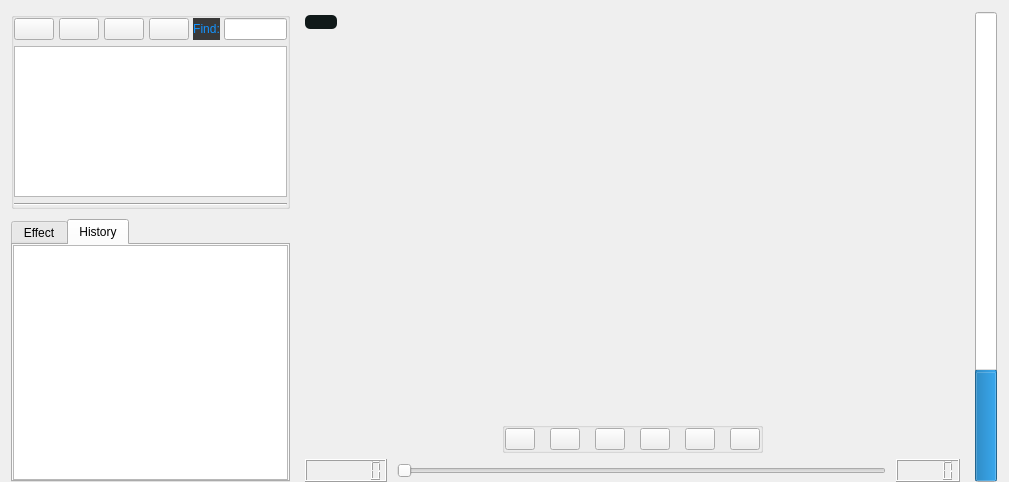
  <widget class="QWidget" name="centralWidget">
   <layout class="QHBoxLayout" name="horizontalLayout_8" stretch="2,5">
    <property name="spacing">
     <number>10</number>
    </property>
    <property name="topMargin">
     <number>12</number>
    </property>
    <property name="rightMargin">
     <number>12</number>
    </property>
    <property name="bottomMargin">
     <number>0</number>
    </property>
    <item>
     <widget class="QWidget" name="widget_4" native="true">
      <layout class="QVBoxLayout" name="verticalLayout_3">
       <property name="leftMargin">
        <number>0</number>
       </property>
       <property name="topMargin">
        <number>0</number>
       </property>
       <property name="rightMargin">
        <number>0</number>
       </property>
       <property name="bottomMargin">
        <number>0</number>
       </property>
       <item>
        <layout class="QVBoxLayout" name="verticalLayout_2" stretch="3,4">
         <property name="spacing">
          <number>10</number>
         </property>
         <item>
          <widget class="QWidget" name="widget" native="true">
           <property name="autoFillBackground">
            <bool>false</bool>
           </property>
           <layout class="QVBoxLayout" name="verticalLayout">
            <property name="spacing">
             <number>10</number>
            </property>
            <property name="leftMargin">
             <number>0</number>
            </property>
            <property name="topMargin">
             <number>0</number>
            </property>
            <property name="rightMargin">
             <number>0</number>
            </property>
            <property name="bottomMargin">
             <number>0</number>
            </property>
            <item>
             <widget class="QGroupBox" name="groupBox">
              <property name="title">
               <string/>
              </property>
              <property name="flat">
               <bool>false</bool>
              </property>
              <property name="checkable">
               <bool>false</bool>
              </property>
              <layout class="QVBoxLayout" name="verticalLayout_7">
               <property name="leftMargin">
                <number>0</number>
               </property>
               <property name="topMargin">
                <number>0</number>
               </property>
               <property name="rightMargin">
                <number>0</number>
               </property>
               <property name="bottomMargin">
                <number>0</number>
               </property>
               <item>
                <layout class="QVBoxLayout" name="verticalLayout_6">
                 <item>
                  <layout class="QHBoxLayout" name="horizontalLayout_5" stretch="3,1,3">
                   <property name="spacing">
                    <number>4</number>
                   </property>
                   <item>
                    <layout class="QHBoxLayout" name="horizontalLayout">
                     <property name="spacing">
                      <number>5</number>
                     </property>
                     <item>
                      <widget class="QPushButton" name="newButton">
                       <property name="sizePolicy">
                        <sizepolicy hsizetype="MinimumExpanding" vsizetype="Fixed">
                         <horstretch>0</horstretch>
                         <verstretch>0</verstretch>
                        </sizepolicy>
                       </property>
                       <property name="text">
                        <string/>
                       </property>
                       <property name="icon">
                        <iconset resource="../images.qrc">
                         <normaloff>:/icon/openFile.jpg</normaloff>:/icon/openFile.jpg</iconset>
                       </property>
                      </widget>
                     </item>
                     <item>
                      <widget class="QPushButton" name="saveButton">
                       <property name="sizePolicy">
                        <sizepolicy hsizetype="Fixed" vsizetype="Fixed">
                         <horstretch>1</horstretch>
                         <verstretch>0</verstretch>
                        </sizepolicy>
                       </property>
                       <property name="styleSheet">
                        <string notr="true"/>
                       </property>
                       <property name="text">
                        <string notr="true"/>
                       </property>
                       <property name="icon">
                        <iconset resource="../images.qrc">
                         <normaloff>:/icon/newFile.jpg</normaloff>:/icon/newFile.jpg</iconset>
                       </property>
                      </widget>
                     </item>
                     <item>
                      <widget class="QPushButton" name="openButton">
                       <property name="text">
                        <string/>
                       </property>
                       <property name="icon">
                        <iconset resource="../images.qrc">
                         <normaloff>:/icon/importFile.jpg</normaloff>:/icon/importFile.jpg</iconset>
                       </property>
                      </widget>
                     </item>
                     <item>
                      <widget class="QPushButton" name="deleteButton">
                       <property name="text">
                        <string/>
                       </property>
                       <property name="icon">
                        <iconset resource="../images.qrc">
                         <normaloff>:/icon/delete.jpg</normaloff>:/icon/delete.jpg</iconset>
                       </property>
                       <property name="iconSize">
                        <size>
                         <width>16</width>
                         <height>16</height>
                        </size>
                       </property>
                       <property name="default">
                        <bool>false</bool>
                       </property>
                      </widget>
                     </item>
                    </layout>
                   </item>
                   <item>
                    <widget class="QLabel" name="label">
                     <property name="styleSheet">
                      <string notr="true">QLabel
{
	background-color:rgb(57,57,57);
}
</string>
                     </property>
                     <property name="text">
                      <string>&lt;html&gt;&lt;head/&gt;&lt;body&gt;&lt;p&gt;&lt;span style=&quot; color:#1293ff;&quot;&gt;Find:&lt;/span&gt;&lt;/p&gt;&lt;/body&gt;&lt;/html&gt;</string>
                     </property>
                     <property name="textFormat">
                      <enum>Qt::AutoText</enum>
                     </property>
                     <property name="scaledContents">
                      <bool>false</bool>
                     </property>
                     <property name="alignment">
                      <set>Qt::AlignCenter</set>
                     </property>
                    </widget>
                   </item>
                   <item>
                    <widget class="QLineEdit" name="searchLine">
                     <property name="placeholderText">
                      <string/>
                     </property>
                     <property name="clearButtonEnabled">
                      <bool>false</bool>
                     </property>
                    </widget>
                   </item>
                  </layout>
                 </item>
                 <item>
                  <widget class="QTableView" name="tableView"/>
                 </item>
                </layout>
               </item>
               <item>
                <widget class="Line" name="line_6">
                 <property name="orientation">
                  <enum>Qt::Horizontal</enum>
                 </property>
                </widget>
               </item>
              </layout>
             </widget>
            </item>
           </layout>
          </widget>
         </item>
         <item>
          <widget class="QTabWidget" name="subTabWidget">
           <property name="tabShape">
            <enum>QTabWidget::Rounded</enum>
           </property>
           <property name="currentIndex">
            <number>1</number>
           </property>
           <property name="documentMode">
            <bool>false</bool>
           </property>
           <property name="tabsClosable">
            <bool>false</bool>
           </property>
           <property name="tabBarAutoHide">
            <bool>true</bool>
           </property>
           <widget class="QWidget" name="effectTab">
            <attribute name="title">
             <string>Effect</string>
            </attribute>
            <layout class="QHBoxLayout" name="horizontalLayout_3">
             <property name="leftMargin">
              <number>0</number>
             </property>
             <property name="topMargin">
              <number>0</number>
             </property>
             <property name="rightMargin">
              <number>0</number>
             </property>
             <property name="bottomMargin">
              <number>0</number>
             </property>
             <item>
              <widget class="QListView" name="effectList"/>
             </item>
            </layout>
           </widget>
           <widget class="QWidget" name="historyTab">
            <attribute name="title">
             <string>History</string>
            </attribute>
            <layout class="QHBoxLayout" name="horizontalLayout_4">
             <property name="leftMargin">
              <number>0</number>
             </property>
             <property name="topMargin">
              <number>0</number>
             </property>
             <property name="rightMargin">
              <number>0</number>
             </property>
             <property name="bottomMargin">
              <number>0</number>
             </property>
             <item>
              <widget class="QListView" name="historyList"/>
             </item>
            </layout>
           </widget>
          </widget>
         </item>
        </layout>
       </item>
      </layout>
     </widget>
    </item>
    <item>
     <widget class="QWidget" name="mainWidget" native="true">
      <property name="styleSheet">
       <string notr="true">QWidget#mainWidget
{
    color: #b1b1b1;
    border-color: #ffa02f;
    border-width: 1px;
}

QWidget#mainWidget:item:hover
{
    background-color: QLinearGradient( x1: 0, y1: 0, x2: 0, y2: 1, stop: 0 #ffa02f, stop: 1 #d7801a);
    color: #ffa02f;
}
</string>
      </property>
      <layout class="QGridLayout" name="gridLayout" rowstretch="1,20,1,1">
       <property name="leftMargin">
        <number>5</number>
       </property>
       <property name="topMargin">
        <number>0</number>
       </property>
       <property name="rightMargin">
        <number>0</number>
       </property>
       <property name="bottomMargin">
        <number>0</number>
       </property>
       <property name="horizontalSpacing">
        <number>15</number>
       </property>
       <property name="verticalSpacing">
        <number>-1</number>
       </property>
       <item row="0" column="0">
        <layout class="QHBoxLayout" name="horizontalLayout_10">
         <item>
          <layout class="QHBoxLayout" name="horizontalLayout_2" stretch="0">
           <item>
            <widget class="QPushButton" name="waveform">
             <property name="styleSheet">
              <string notr="true">QPushButton#waveform
{
	background-color: rgb(16,25,25);
	border-width: 1;
	border-radius: 5;
}
</string>
             </property>
             <property name="text">
              <string/>
             </property>
             <property name="icon">
              <iconset resource="../images.qrc">
               <normaloff>:/icon/waveform!.png</normaloff>:/icon/waveform!.png</iconset>
             </property>
             <property name="iconSize">
              <size>
               <width>88</width>
               <height>20</height>
              </size>
             </property>
             <property name="checkable">
              <bool>true</bool>
             </property>
             <property name="checked">
              <bool>true</bool>
             </property>
            </widget>
           </item>
          </layout>
         </item>
         <item>
          <spacer name="horizontalSpacer_3">
           <property name="orientation">
            <enum>Qt::Horizontal</enum>
           </property>
           <property name="sizeHint" stdset="0">
            <size>
             <width>578</width>
             <height>20</height>
            </size>
           </property>
          </spacer>
         </item>
        </layout>
       </item>
       <item row="0" column="1" rowspan="4">
        <widget class="QProgressBar" name="volumeBar">
         <property name="value">
          <number>23</number>
         </property>
         <property name="alignment">
          <set>Qt::AlignRight|Qt::AlignTrailing|Qt::AlignVCenter</set>
         </property>
         <property name="textVisible">
          <bool>false</bool>
         </property>
         <property name="orientation">
          <enum>Qt::Vertical</enum>
         </property>
         <property name="invertedAppearance">
          <bool>false</bool>
         </property>
         <property name="textDirection">
          <enum>QProgressBar::BottomToTop</enum>
         </property>
        </widget>
       </item>
       <item row="1" column="0">
        <widget class="QWidget" name="widget_2" native="true"/>
       </item>
       <item row="2" column="0">
        <layout class="QHBoxLayout" name="horizontalLayout_7" stretch="2,1,2">
         <item>
          <spacer name="horizontalSpacer">
           <property name="orientation">
            <enum>Qt::Horizontal</enum>
           </property>
           <property name="sizeHint" stdset="0">
            <size>
             <width>158</width>
             <height>20</height>
            </size>
           </property>
          </spacer>
         </item>
         <item>
          <widget class="QGroupBox" name="groupBox_3">
           <property name="title">
            <string/>
           </property>
           <layout class="QHBoxLayout" name="horizontalLayout_6">
            <property name="spacing">
             <number>15</number>
            </property>
            <property name="sizeConstraint">
             <enum>QLayout::SetFixedSize</enum>
            </property>
            <property name="leftMargin">
             <number>0</number>
            </property>
            <property name="topMargin">
             <number>0</number>
            </property>
            <property name="rightMargin">
             <number>0</number>
            </property>
            <property name="bottomMargin">
             <number>0</number>
            </property>
            <item>
             <widget class="QPushButton" name="playloop">
              <property name="maximumSize">
               <size>
                <width>30</width>
                <height>30</height>
               </size>
              </property>
              <property name="sizeIncrement">
               <size>
                <width>0</width>
                <height>0</height>
               </size>
              </property>
              <property name="baseSize">
               <size>
                <width>30</width>
                <height>30</height>
               </size>
              </property>
              <property name="text">
               <string/>
              </property>
              <property name="icon">
               <iconset resource="../images.qrc">
                <normaloff>:/icon/playloop.png</normaloff>:/icon/playloop.png</iconset>
              </property>
              <property name="iconSize">
               <size>
                <width>20</width>
                <height>20</height>
               </size>
              </property>
             </widget>
            </item>
            <item>
             <widget class="QPushButton" name="stop">
              <property name="maximumSize">
               <size>
                <width>30</width>
                <height>30</height>
               </size>
              </property>
              <property name="text">
               <string/>
              </property>
              <property name="icon">
               <iconset resource="../images.qrc">
                <normaloff>:/icon/stop.png</normaloff>:/icon/stop.png</iconset>
              </property>
              <property name="iconSize">
               <size>
                <width>20</width>
                <height>20</height>
               </size>
              </property>
             </widget>
            </item>
            <item>
             <widget class="QPushButton" name="slow">
              <property name="maximumSize">
               <size>
                <width>30</width>
                <height>30</height>
               </size>
              </property>
              <property name="text">
               <string/>
              </property>
              <property name="icon">
               <iconset resource="../images.qrc">
                <normaloff>:/icon/slow.png</normaloff>:/icon/slow.png</iconset>
              </property>
              <property name="iconSize">
               <size>
                <width>20</width>
                <height>20</height>
               </size>
              </property>
             </widget>
            </item>
            <item>
             <widget class="QPushButton" name="play">
              <property name="maximumSize">
               <size>
                <width>30</width>
                <height>30</height>
               </size>
              </property>
              <property name="text">
               <string/>
              </property>
              <property name="icon">
               <iconset resource="../images.qrc">
                <normaloff>:/icon/play.png</normaloff>:/icon/play.png</iconset>
              </property>
              <property name="iconSize">
               <size>
                <width>20</width>
                <height>20</height>
               </size>
              </property>
              <property name="checkable">
               <bool>true</bool>
              </property>
              <property name="checked">
               <bool>false</bool>
              </property>
             </widget>
            </item>
            <item>
             <widget class="QPushButton" name="speed">
              <property name="maximumSize">
               <size>
                <width>30</width>
                <height>30</height>
               </size>
              </property>
              <property name="text">
               <string/>
              </property>
              <property name="icon">
               <iconset resource="../images.qrc">
                <normaloff>:/icon/speed.png</normaloff>:/icon/speed.png</iconset>
              </property>
              <property name="iconSize">
               <size>
                <width>20</width>
                <height>21</height>
               </size>
              </property>
             </widget>
            </item>
            <item>
             <widget class="QPushButton" name="record">
              <property name="maximumSize">
               <size>
                <width>30</width>
                <height>30</height>
               </size>
              </property>
              <property name="text">
               <string/>
              </property>
              <property name="icon">
               <iconset resource="../images.qrc">
                <normaloff>:/icon/record.png</normaloff>:/icon/record.png</iconset>
              </property>
              <property name="iconSize">
               <size>
                <width>20</width>
                <height>20</height>
               </size>
              </property>
             </widget>
            </item>
           </layout>
          </widget>
         </item>
         <item>
          <spacer name="horizontalSpacer_2">
           <property name="orientation">
            <enum>Qt::Horizontal</enum>
           </property>
           <property name="sizeHint" stdset="0">
            <size>
             <width>128</width>
             <height>20</height>
            </size>
           </property>
          </spacer>
         </item>
        </layout>
       </item>
       <item row="3" column="0">
        <layout class="QHBoxLayout" name="horizontalLayout_9" stretch="0,0,0">
         <property name="spacing">
          <number>10</number>
         </property>
         <item>
          <widget class="QLCDNumber" name="timeNow">
           <property name="styleSheet">
            <string notr="true"/>
           </property>
           <property name="frameShape">
            <enum>QFrame::Box</enum>
           </property>
           <property name="frameShadow">
            <enum>QFrame::Raised</enum>
           </property>
           <property name="digitCount">
            <number>7</number>
           </property>
           <property name="segmentStyle">
            <enum>QLCDNumber::Filled</enum>
           </property>
          </widget>
         </item>
         <item>
          <widget class="QSlider" name="slider">
           <property name="maximum">
            <number>100</number>
           </property>
           <property name="pageStep">
            <number>100</number>
           </property>
           <property name="value">
            <number>0</number>
           </property>
           <property name="sliderPosition">
            <number>0</number>
           </property>
           <property name="orientation">
            <enum>Qt::Horizontal</enum>
           </property>
           <property name="invertedAppearance">
            <bool>false</bool>
           </property>
           <property name="invertedControls">
            <bool>true</bool>
           </property>
           <property name="tickPosition">
            <enum>QSlider::NoTicks</enum>
           </property>
          </widget>
         </item>
         <item>
          <widget class="QLCDNumber" name="timeTotal">
           <property name="frameShape">
            <enum>QFrame::Box</enum>
           </property>
          </widget>
         </item>
        </layout>
       </item>
      </layout>
     </widget>
    </item>
   </layout>
  </widget>
